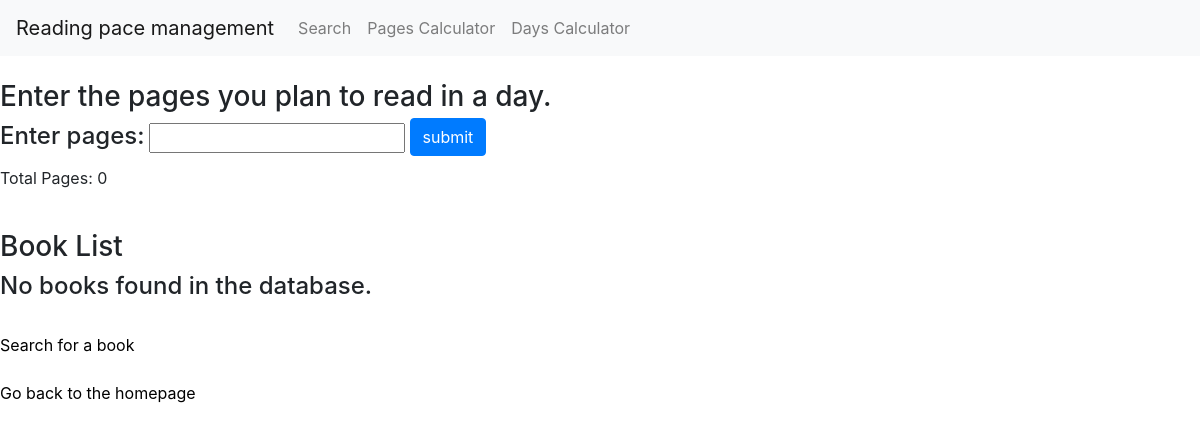
The app's page /days, older data.
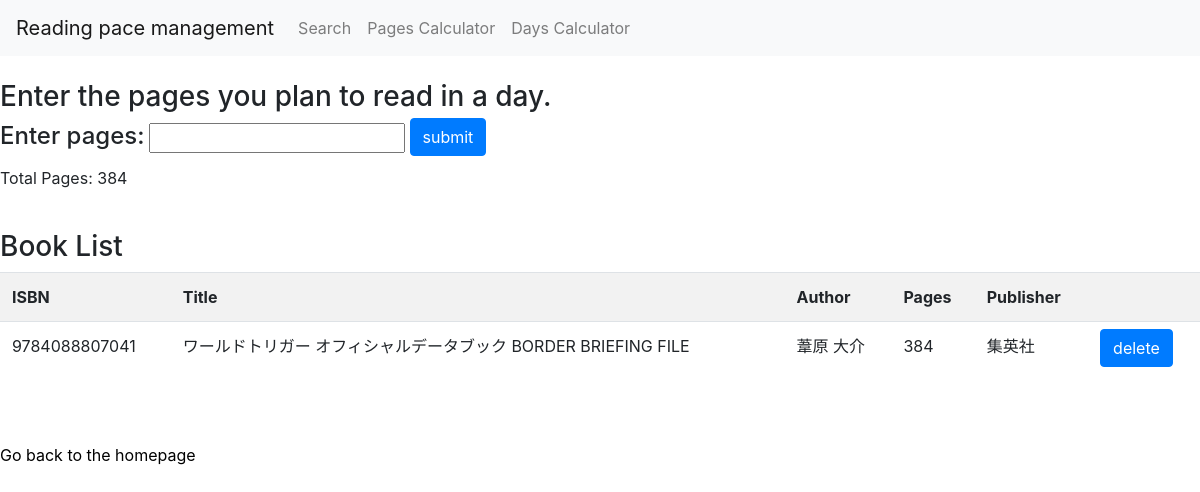
The same page, newer data.
### tables this page shows
CREATE TABLE 'books' ('isbn' INTEGER,
            title TEXT,
            author TEXT,'pages' INTEGER,
            publisher TEXT
        , PRIMARY KEY ("isbn") );

### app.py (the view)
@app.route("/days", methods=["GET", "POST"])
def days():
    books, total_pages = display()
    conn = create_conn_pages()
    c = conn.cursor()
    c.execute("SELECT * FROM input_pages")
    data = c.fetchone()  # data にアクセス
    if request.method == "POST":
        try:
            pages_per_day = int(request.form["pages_per_day"])
        except ValueError:
            flash("Invalid pages format", "error")
            return render_template("days.html", books=books, total_pages=total_pages)
        if pages_per_day <= 0:
            flash("Please enter a number greater than or equal to 1.", "error")
            return render_template("days.html", books=books, total_pages=total_pages)
        if pages_per_day is None:
            flash("Invalid pages format", "error")
            return render_template("days.html", books=books, total_pages=total_pages)
        if total_pages is None:
            flash("No books in database", "error")
            return render_template("days.html", books=books, total_pages=total_pages)
        if not data:
            c.execute("INSERT INTO input_pages (pages) VALUES (?)", (pages_per_day,))
        else:
            c.execute("UPDATE input_pages SET pages = ?", (pages_per_day,))
        conn.commit()
        conn.close()
        start_date = datetime.now()
        days = math.ceil(total_pages / pages_per_day) if pages_per_day else None  # pages_per_day が None の場合は days も None
        finish_date = start_date + timedelta(days=days) if days else None  # days が None の場合は finish_date も None
        return render_template("days.html", books=books, total_pages=total_pages, pages_per_day=pages_per_day, days=days, finish_date=finish_date)
    else:
        if data:
            pages_per_day = data[0]
        else:
            pages_per_day = None
        if not books:
            return render_template("days.html")
        start_date = datetime.now()
        days = math.ceil(total_pages / pages_per_day) if pages_per_day else None  # pages_per_day が None の場合は days も None
        finish_date = start_date + timedelta(days=days) if days else None  # days が None の場合は finish_date も None
        return render_template("days.html", books=books, total_pages=total_pages, pages_per_day=pages_per_day, days=days, finish_date=finish_date)

### app.py (called while the page is built)
def create_conn():
    conn = sqlite3.connect("books.db")
    c = conn.cursor()
    c.execute("CREATE TABLE IF NOT EXISTS books (isbn INTEGER PRIMARY KEY, title TEXT, author TEXT, pages INTEGER, publisher TEXT)")
    return conn

def create_conn_pages():
    conn = sqlite3.connect("books.db")
    c = conn.cursor()
    c.execute("CREATE TABLE IF NOT EXISTS input_pages (pages INTEGER)")
    return conn

def display():
    conn = create_conn()
    c = conn.cursor()
    c.execute("SELECT * FROM books")
    books = c.fetchall()
    c.execute("SELECT sum(pages) FROM books")
    total_pages = c.fetchone()[0]
    conn.close()
    return books,total_pages

### templates/days.html (shortened to what this page needs)
{% extends "layout.html" %}
{% block content %}
  <h3>Enter the pages you plan to read in a day.</h3>
  <form action="/days" method="post">
    <label for="pages"><h4>Enter pages:</h4></label>
    <input type="number" id="pages" name="pages_per_day">
    <button type="submit" class="btn btn-primary">submit</button>
  </form>
  {% if total_pages %}
    <p>Total Pages: {{ total_pages }}</p>
  {% else %}
    <p>Total Pages: 0</p>
  {% endif %}
  <br>
  <h3>Book List</h3>
  {% if books %}
    <table class="table table-striped">
      <tr>
        <th scope="col">ISBN</th>
        <th scope="col">Title</th>
        <th scope="col">Author</th>
        <th scope="col">Pages</th>
        <th scope="col">Publisher</th>
        <th scope="col"></th>
      </tr>
      {% for book in books %}
    <tr>
      <td>{{ book[0] }}</td>
      <td>{{ book[1] }}</td>
      <td>{{ book[2] }}</td>
      <td>{{ book[3] }}</td>
      <td>{{ book[4] }}</td>
      <td><form action="/delete" method="post">
        <button type="submit" class="btn btn-primary">delete</button>
      </form>
      </td>
    </tr>
    {% endfor %}
    </table>
  {% else %}
    <h4>No books found in the database.</h4>
    <br>
    <a href="/search">Search for a book</a>
  {% endif %}
  <br><br>
  <a href="{{ url_for('index') }}">Go back to the homepage</a>
{% endblock %}

Row changes from the older to the newer data that the page shows:
added books: isbn "9784088807041", title "ワールドトリガー オフィシャルデータブック BORDER BRIEFING FILE", author "葦原 大介", pages "384", publisher "集英社"
Text that changed along with them:
{{ total_pages }}: (not shown) → "384"
text no longer shown: "Total Pages: 0 No books found in the database. Search for a book"
text now shown: "Total Pages: ISBN Title Author Pages Publisher"
